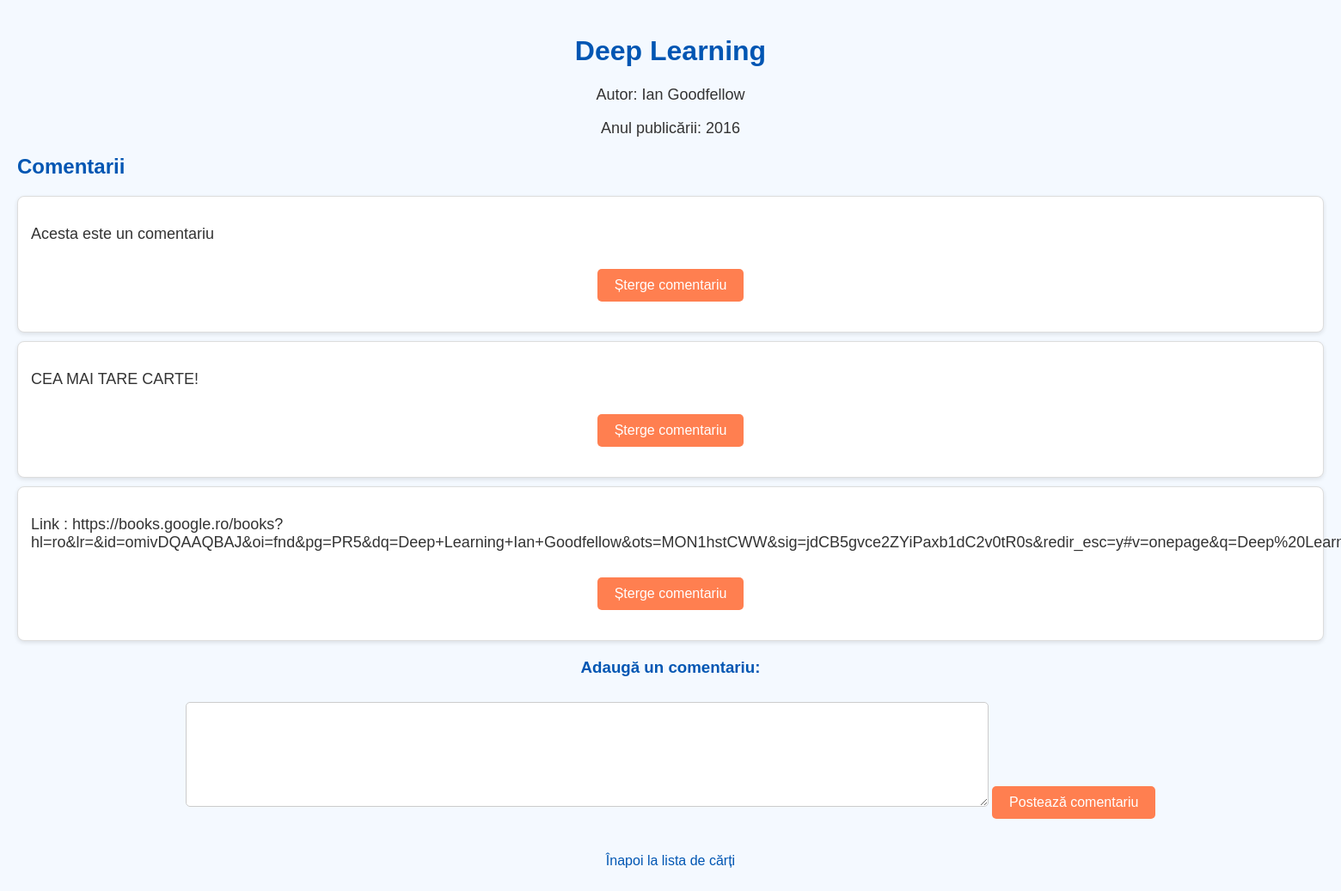
/carte/3, run on the app's committed database.
### app/models.py (models this page shows, shortened)
class Carte(db.Model):
    id = db.Column(db.Integer, primary_key=True)
    titlu = db.Column(db.String(255), nullable=False)
    autor = db.Column(db.String(255), nullable=False)
    an = db.Column(db.Integer, nullable=False)
    comentarii = db.relationship('Comentariu', backref='carte', lazy=True)

class Comentariu(db.Model):
    id = db.Column(db.Integer, primary_key=True)
    continut = db.Column(db.Text, nullable=False)
    id_carte = db.Column(db.Integer, db.ForeignKey('carte.id'), nullable=False)
    id_utilizator = db.Column(db.Integer, db.ForeignKey('user.id'), nullable=True)

### app/routes.py (the view, shortened to what this page needs)
@main.route('/carte/<int:id_carte>', methods=['GET', 'POST'])
def detalii_carte(id_carte):
    carte = Carte.query.get_or_404(id_carte)
    comentarii = Comentariu.query.filter_by(id_carte=id_carte).all()
    return render_template('detalii_carte.html', carte=carte, comentarii=comentarii)

### app/templates/detalii_carte.html (shortened to what this page needs)
<!DOCTYPE html>
<html lang="en">
<head>
</head>
<body>
    <header>
        <h1>{{ carte.titlu }}</h1>
        <p>Autor: {{ carte.autor }}</p>
        <p>Anul publicării: {{ carte.an }}</p>
    </header>
    <section>
        <h2>Comentarii</h2>
        {% for comentariu in comentarii %}
        <div class="comentariu">
            <p>{{ comentariu.continut }}</p>
            <form action="{{ url_for('main.detalii_carte', id_carte=carte.id) }}" method="post">
                <button type="submit" name="action" value="Sterge:{{ comentariu.id }}">Șterge comentariu</button>
            </form>
        </div>
        {% else %}
        <p>Nu există comentarii pentru această carte.</p>
        {% endfor %}
    </section>
    <form action="{{ url_for('main.detalii_carte', id_carte=carte.id) }}" method="post">
        <h3>Adaugă un comentariu:</h3>
        <textarea name="continut" required></textarea>
        <button type="submit" name="action" value="Adauga">Postează comentariu</button>
    </form>
    <footer>
        <a href="{{ url_for('main.show_carti') }}">Înapoi la lista de cărți</a>
    </footer>
</body>
</html>

### app/templates/detalii_carte.html (style rules this page uses)
body { font-family: 'Arial', sans-serif; margin: 0; padding: 20px; background: #f4f9ff; color: #333; }
header, footer, form { margin: 20px auto; width: 80%; text-align: center; }
h1, h2, h3 { color: #0056b3; }
p { font-size: 18px; }
.comentariu { background: #ffffff; border: 1px solid #ddd; padding: 15px; margin-top: 10px; border-radius: 8px; box-shadow: 0 2px 5px rgba(0,0,0,0.1); }
textarea { width: 75%; height: 100px; margin-top: 10px; border-radius: 5px; border: 1px solid #ccc; padding: 10px; }
button { background-color: #ff7f50; color: white; padding: 10px 20px; border: none; border-radius: 5px; cursor: pointer; font-size: 16px; margin-top: 10px; }
a { display: inline-block; margin-top: 20px; text-decoration: none; color: #0056b3; font-size: 16px; }

### data on the page
Carte: titlu "Deep Learning", autor "Ian Goodfellow", an "2016"
Comentariu: continut "Acesta este un comentariu"
Comentariu: continut "CEA MAI TARE CARTE!"
Comentariu: continut "Link :…"
